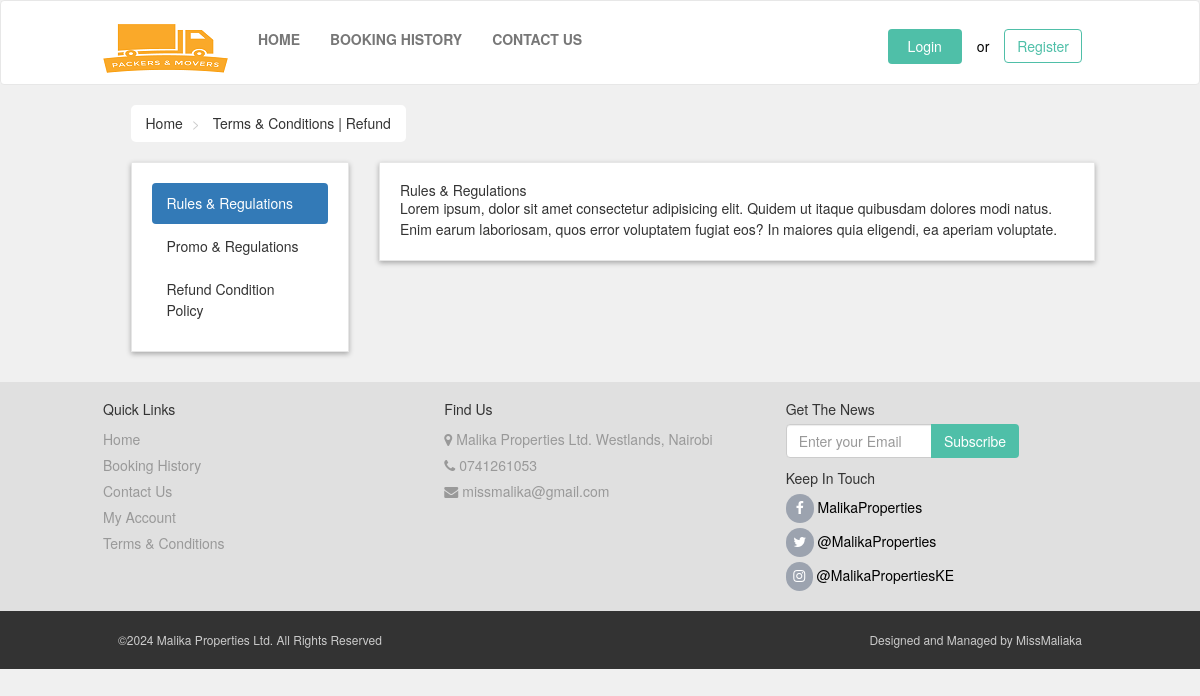
Page /terms.php on the committed database.
### tables this page shows
CREATE TABLE `terms` (
  `term_id` int(11) NOT NULL AUTO_INCREMENT,
  `term_title` varchar(100) NOT NULL,
  `term_link` varchar(100) NOT NULL,
  `term_desc` text NOT NULL,
  PRIMARY KEY (`term_id`)
);

### terms.php (the view, shortened to what this page needs)
<?php
    include("includes/header.php");
?>
   <div id="content">
       <div class="container">
           <div class="col-md-12">
               <ul class="breadcrumb">
                   <li>
                       <a href="index.php">Home</a>
                   </li>
                   <li>
                       Terms & Conditions | Refund
                   </li>
               </ul>
           </div>
            <div class="col-md-3">
                <div class="box">
                    <ul class="nav nav-pills nav-stacked">
                        <?php
                        $get_terms = "select * from terms LIMIT 0,1";
                        $run_terms = mysqli_query($con,$get_terms);
                        while($row_terms=mysqli_fetch_array($run_terms)){
                            $term_title = $row_terms['term_title'];
                            $term_link = $row_terms['term_link'];
                        ?>
                        <li class="active">
                            <a data-toggle="pill" href="#<?php echo $term_link; ?>">
                                <?php echo $term_title; ?>
                            </a>
                        </li>
                        <?php } ?>
                        <?php
                            $count_terms = "select * from terms";
                            $run_count_terms = mysqli_query($con,$count_terms);
                            $count = mysqli_num_rows($run_count_terms);
                            $get_terms = "select * from terms LIMIT 1,$count";
                            $run_terms = mysqli_query($con,$get_terms);
                            while($row_terms=mysqli_fetch_array($run_terms)){
                                $term_title = $row_terms['term_title'];
                                $term_link = $row_terms['term_link'];
                        ?>
                        <li>
                            <a data-toggle="pill" href="#<?php echo $term_link; ?>">
                                <?php echo $term_title; ?>
                            </a>
                        </li>
                        <?php } ?>
                    </ul>
                </div>
            </div>
            <div class="col-md-9">
                <div class="box">
                    <div class="tab-content">
                    <?php
                        $get_terms = "select * from terms LIMIT 0,1";
                        $run_terms = mysqli_query($con,$get_terms);
                        while($row_terms=mysqli_fetch_array($run_terms)){
                            $term_title = $row_terms['term_title'];
                            $term_desc = $row_terms['term_desc'];
                            $term_link = $row_terms['term_link'];
                    ?>
                        <div id="<?php echo $term_link; ?>" class="tab-pane fade in active">
                        <h1 class="tabTitle"><?php echo $term_title; ?></h1>
                        <p class="tabDesc"><?php echo $term_desc; ?></p>
                        </div>
                    <?php } ?>
                    </div>
                </div>
            </div>
       </div>
   </div>
   <?php
    include("includes/footer.php");
    ?>
</body>
</html>

### styles/style.css (style rules this page uses)
:root { --color-primary: rgb(79, 191, 168); }
body { font-size: 14px; line-height: 1.42857143; color: #333333; background: #f0f0f0; overflow-x: hidden; }
.box { background: #ffffff; margin: 0 0 30px; border: solid 1px #e6e6e6; box-sizing: border-box; padding: 20px; box-shadow: 0px 2px 5px rgba(0, 0, 0, .3); }
#content { padding-left: 25px; }
.breadcrumb { padding: 8px 15px; margin-bottom: 20px; width: max-content; background: #ffffff; border-radius: 5px; }
.breadcrumb> li + li:before { content: ">\00a0"; color: #cccccc; }

### rows in the picture
terms: term_title "Rules & Regulations", term_desc "Lorem ipsum, dolor sit amet consectetur adipisicing elit. Quidem ut itaque quibusdam dolores modi natus. Enim earum laboriosam, quos error voluptatem fugiat eos? In maiores quia eligendi, ea aperiam voluptate."
terms: term_title "Promo & Regulations"
terms: term_title "Refund Condition Policy"
